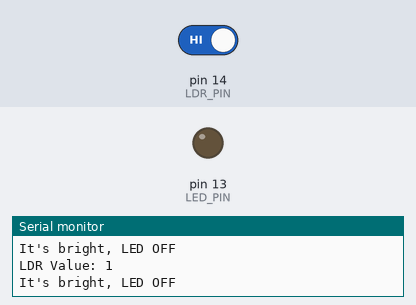
The sketch below on a simulated Arduino Uno, built with avr-gcc and run on an emulated ATmega328P. Parts: output pins drawn as LEDs (lit = HIGH), the last lines printed to the serial monitor. The test bench sets the inputs (shaded band); at power-on: pin 14 (LDR_PIN) HIGH.

Above: at 1.8 s.
1.9 s: pin 14 (LDR_PIN) driven LOW
At 2.3 s:
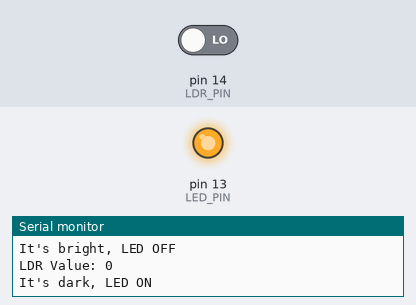
3.5 s: pin 14 (LDR_PIN) driven HIGH
At 4.7 s:
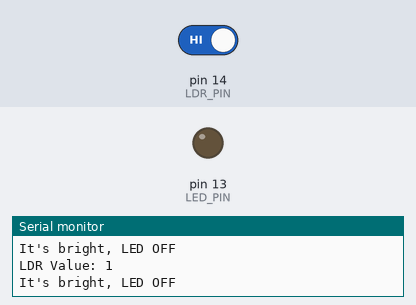
Timing chart, 0 to 6.5 s (numbered marks = the images above; inputs shaded):
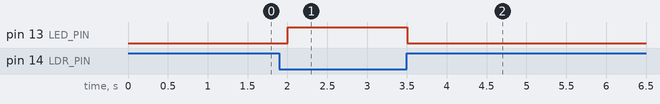

Measured:
- after the input at 1.9 s, pin 13 (LED_PIN): LOW → HIGH after 0.10 s
- after the input at 3.5 s, pin 13 (LED_PIN): HIGH → LOW at once

The sketch:

ldr.ino
```cpp
#define LDR_PIN 14      // LDR connected to digital pin 13
#define LED_PIN 13      // LED or output device connected to digital pin 12

void setup() {
  pinMode(LDR_PIN, INPUT);  // Set LDR pin as input
  pinMode(LED_PIN, OUTPUT); // Set LED pin as output
  Serial.begin(9600);       // Initialize serial communication for debugging
}

void loop() {
  int ldrValue = digitalRead(LDR_PIN); // Read the digital value from the LDR
  Serial.print("LDR Value: ");
  Serial.println(ldrValue);

  // Control the LED based on the LDR value
  if (ldrValue == LOW) {
    // It's dark
    Serial.println("It's dark, LED ON");
    digitalWrite(LED_PIN, HIGH); // Turn on the LED
  } else {
    // It's bright
    Serial.println("It's bright, LED OFF");
    digitalWrite(LED_PIN, LOW);  // Turn off the LED
  }

  delay(500); // Add a small delay to stabilize the readings
}
```
